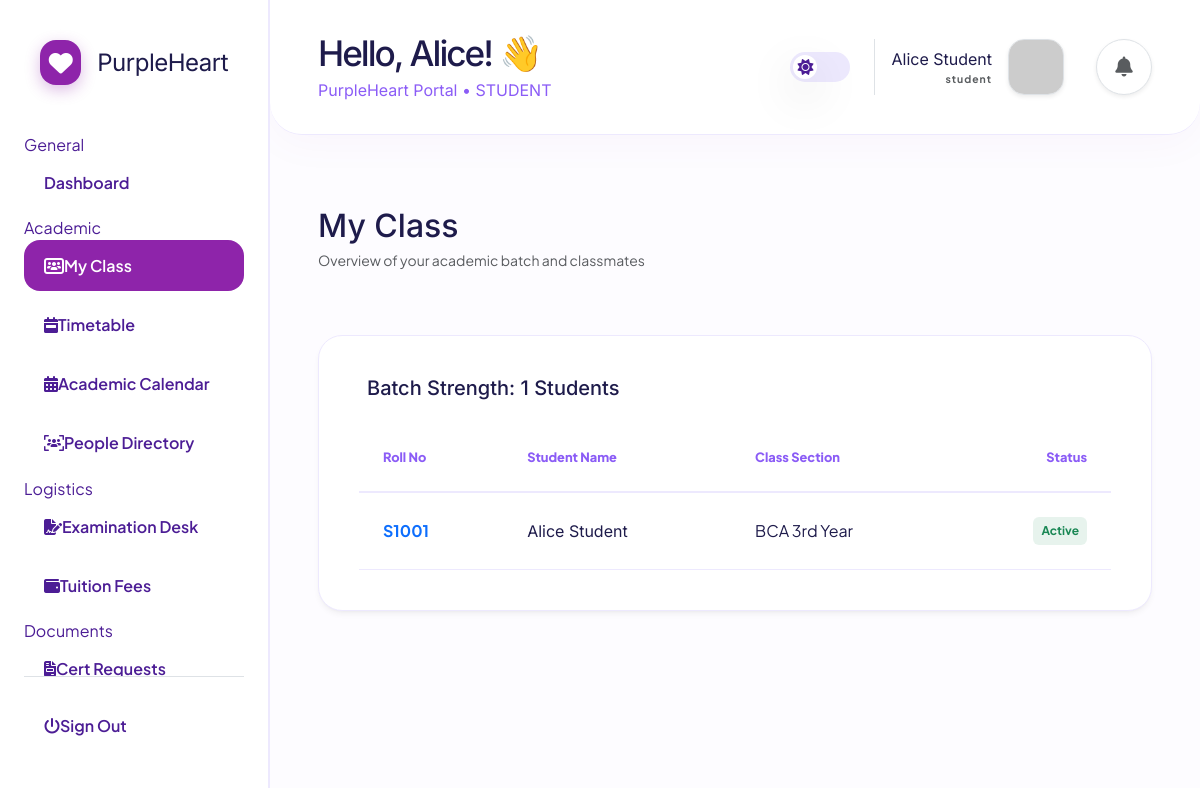
/student/my_class.php (signed in), run on the app's committed database.
### tables this page shows
CREATE TABLE students (
    id INT AUTO_INCREMENT PRIMARY KEY,
    user_id INT NOT NULL,
    roll_no VARCHAR(50) UNIQUE NOT NULL,
    class VARCHAR(50),
    semester INT,
    parent_phone VARCHAR(20),
    FOREIGN KEY (user_id) REFERENCES users(id) ON DELETE CASCADE
);

CREATE TABLE users (
    id INT AUTO_INCREMENT PRIMARY KEY,
    name VARCHAR(255) NOT NULL,
    email VARCHAR(255) UNIQUE NOT NULL,
    password VARCHAR(255) NOT NULL,
    role ENUM('admin', 'teacher', 'student', 'parent') NOT NULL,
    phone VARCHAR(20),
    created_at TIMESTAMP DEFAULT CURRENT_TIMESTAMP
);

### student/my_class.php (the view, shortened to what this page needs)
<?php
require_once('../config/db.php');
$stmt = $pdo->prepare("SELECT u.name, s.roll_no, s.class
                       FROM students s
                       JOIN users u ON s.user_id = u.id
                       WHERE s.class = (SELECT class FROM students WHERE user_id = ?)
                       ORDER BY u.name ASC");
$stmt->execute([$_SESSION['user_id']]);
$classmates = $stmt->fetchAll();
?>
<!DOCTYPE html>
<html lang="en">
<head>
    <link href="https://cdn.jsdelivr.net/npm/bootstrap@5.3.0/dist/css/bootstrap.min.css" rel="stylesheet">
    <link rel="stylesheet" href="https://cdnjs.cloudflare.com/ajax/libs/font-awesome/6.4.0/css/all.min.css">
    <link rel="stylesheet" href="../assets/css/style.css?v=2">
</head>
<body>
    <div class="wrapper">
        <?php include('../includes/sidebar.php'); ?>
        <div class="main-content">
            <?php include('../includes/topbar.php'); ?>
            <div class="content-area">
                <div class="d-flex justify-content-between align-items-center mb-5 animate-up">
                    <div>
                        <h2 class="fw-800 mb-1">My Class</h2>
                        <p class="text-muted small fw-600">Overview of your academic batch and classmates</p>
                    </div>
                </div>
                <div class="card-premium animate-up">
                    <h5 class="fw-800 mb-4 px-2">Batch Strength: <?php echo count($classmates); ?> Students</h5>
                    <div class="table-responsive">
                        <table class="glass-table">
                            <thead>
                                <tr>
                                    <th>Roll No</th>
                                    <th>Student Name</th>
                                    <th>Class Section</th>
                                    <th class="text-end">Status</th>
                                </tr>
                            </thead>
                            <tbody>
                                <?php foreach($classmates as $c): ?>
                                <tr>
                                    <td class="fw-bold text-primary"><?php echo $c['roll_no']; ?></td>
                                    <td class="fw-800"><?php echo $c['name']; ?></td>
                                    <td><span class="badge-category cat-user-login"><?php echo $c['class']; ?></span></td>
                                    <td class="text-end"><span class="badge bg-success bg-opacity-10 text-success fw-bold p-2 small">Active</span></td>
                                </tr>
                                <?php endforeach; ?>
                            </tbody>
                        </table>
                    </div>
                </div>
            </div>
        </div>
    </div>
</body>
</html>

### assets/css/style.css (style rules this page uses)
:root { --primary: #8e24aa; --primary-hover: #6a1b9a; --primary-soft: #f3e5f5; --bg-page: #fdfcff; --bg-card: #ffffff; --bg-sidebar: #ffffff; --text-main: #1e1b4b; --text-body: #4c1d95; --text-muted: #8b5cf6; --border: #ede9fe; --input-bg: #ffffff; --glass-bg: rgba(255, 255, 255, 0.7); --glass-border: rgba(255, 255, 255, 0.5); --shadow: 0 4px 6px -1px rgba(0, 0, 0, 0.05), 0 2px 4px -2px rgba(0, 0, 0, 0.05); --shadow-lg: 0 20px 25px -5px rgba(0, 0, 0, 0.05), 0 8px 10px -6px rgba(0, 0, 0, 0.05); --radius-3xl: 32px; --radius-2xl: 24px; --radius-xl: 16px; --radius-lg: 12px; }
* { margin:0; padding:0; box-sizing:border-box; transition: background-color 0.4s ease, border-color 0.4s ease; }
body { background: var(--bg-page); color: var(--text-body); font-family: 'Plus Jakarta Sans', sans-serif; min-height: 100vh; }
h1, h2, h3, h4, h5, h6, .fw-800 { color: var(--text-main) !important; font-family: 'Inter', sans-serif; }
.wrapper { display: flex; min-height: 100vh; }
.main-content { flex: 1; margin-left: 270px; background: var(--bg-page); }
.content-area { padding: 2.5rem 3rem; }
.card-premium { background: var(--bg-card); border-radius: var(--radius-2xl); padding: 2.5rem; box-shadow: var(--shadow); border: 1px solid var(--border); transition: transform 0.3s ease, box-shadow 0.3s ease; }
.glass-table { width: 100%; border-collapse: separate; border-spacing: 0; }
.glass-table th { padding: 1.5rem; color: var(--text-muted); border-bottom: 2px solid var(--border); text-align: left; font-size: 0.8rem; font-weight: 800; }
.glass-table td { padding: 1.5rem; color: var(--text-main); border-bottom: 1px solid var(--border); }
.animate-up { animation: fadeInUp 0.5s ease forwards; }

### data on the page
students: roll_no "S1001", user.name "Alice Student", class "BCA 3rd Year"

### other printed values
explode(' ', $user_name)[0] "Alice"
$role "STUDENT"
$user_name "Alice Student"
$role "student"
count($classmates) "1"
